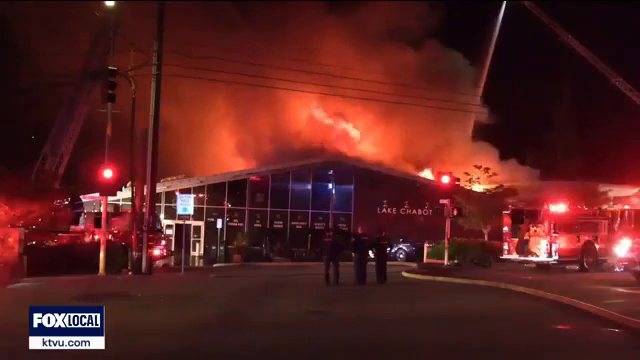
#> input picture frame 71 of backend/fire_video1.mp4, 640 x 360 px
$ python fire_detection_test.py
#> lines starting #> are read from the running program, lines starting #| are printed output that depends on the picture; after the words box and inside, x2 and y2 are one past the last pixel; in counts of white or black regions, pixels touching at a corner belong together
import cv2
import numpy as np

# Video file path for fire detection
VIDEO_SOURCE = "fire_video1.mp4"
cap = cv2.VideoCapture(VIDEO_SOURCE)

if not cap.isOpened():
    print("Error: Could not open video file")
    exit()

while True:
    ret, frame = cap.read()
#> frame is the input picture: shape (360, 640, 3); mean B, G, R 31.6, 33.4, 88.4
    if not ret:
        break  # End of video

    # Convert to HSV color space
    hsv = cv2.cvtColor(frame, cv2.COLOR_BGR2HSV)
#> hsv: shape (360, 640, 3); mean H, S, V 77.4, 176.7, 89.2

    # Define fire-like color range
    lower = np.array([0, 150, 150])
    upper = np.array([35, 255, 255])

    # Mask for fire pixels
    mask = cv2.inRange(hsv, lower, upper)
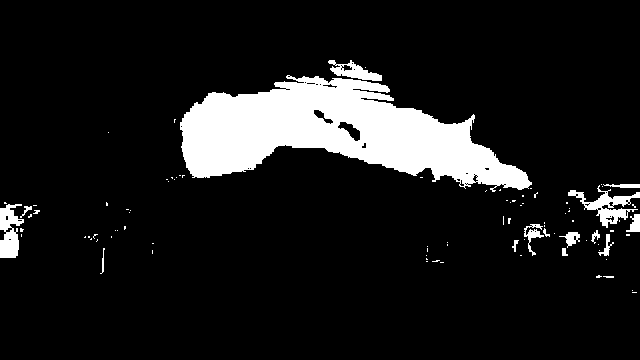
#> mask: shape (360, 640); 10.8% white; 92 white regions (77 under 20 px), largest, box (x1, y1, x2, y2) and area: (180, 75, 532, 192) 21361, (568, 185, 640, 228) 954, (0, 204, 24, 258) 832

    # Count fire pixels
    fire_pixels = cv2.countNonZero(mask)
#> fire_pixels = 24955

    # Highlight fire regions
    fire_detected_frame = cv2.bitwise_and(frame, frame, mask=mask)
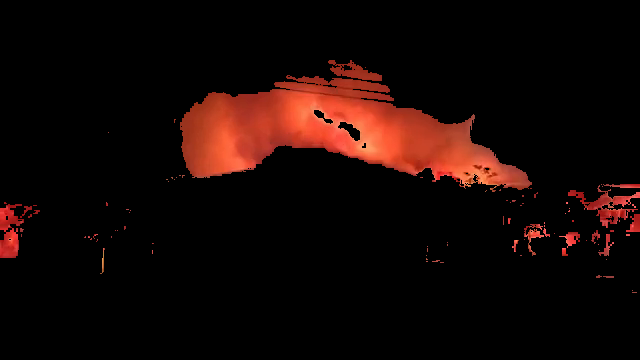
#> fire_detected_frame: shape (360, 640, 3); mean B, G, R 5, 7.5, 21.8

    # Add alert text if fire detected
    if fire_pixels > 500:  # Adjust threshold based on video
        cv2.putText(fire_detected_frame, "🔥 Fire Detected!", (10,50),
                    cv2.FONT_HERSHEY_SIMPLEX, 1, (0,0,255), 2)
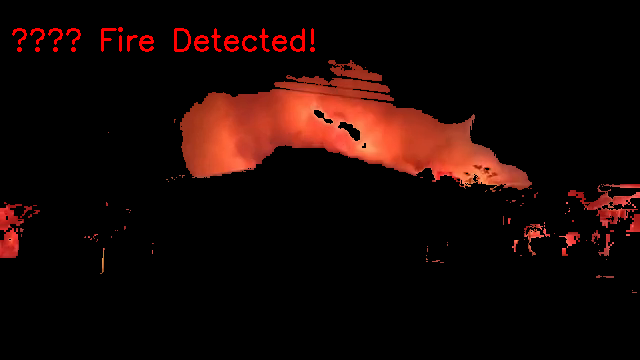
#> fire_detected_frame: shape (360, 640, 3); 0.88% of pixels changed, all inside (x1, y1, x2, y2) = (12, 27, 315, 52)

    # Display
    cv2.imshow("Fire Detection", fire_detected_frame)

    if cv2.waitKey(1) & 0xFF == ord('q'):
#> (key q is pressed here)
        break

cap.release()
cv2.destroyAllWindows()

$ run again, starting later in the video
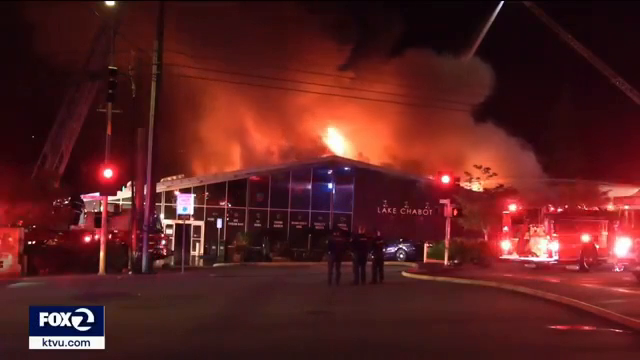
#> input picture frame 323 of backend/fire_video1.mp4, 640 x 360 px
#> frame is the input picture: shape (360, 640, 3); mean B, G, R 32.2, 32.5, 89.5
#> hsv: shape (360, 640, 3); mean H, S, V 97.2, 181.7, 90.1
#> `mask = cv2.inRange(hsv, lower, upper)`:
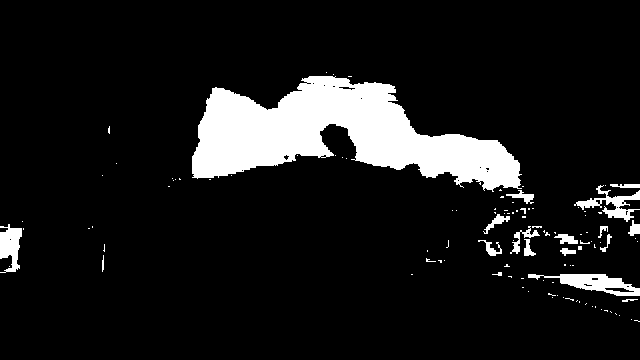
#> mask: shape (360, 640); 10.3% white; 110 white regions (92 under 20 px), largest, box (x1, y1, x2, y2) and area: (192, 76, 522, 192) 19436, (528, 274, 640, 296) 1105, (574, 185, 640, 222) 749
#> fire_pixels = 23710
#> `cv2.putText(fire_detected_frame, "🔥 Fire Detected!", (10,50), cv2.FONT..`:
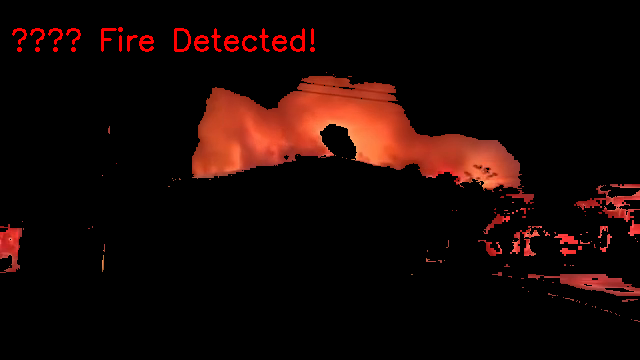
#> fire_detected_frame: shape (360, 640, 3); mean B, G, R 4.7, 7.2, 22.8

$ run again, starting later in the video
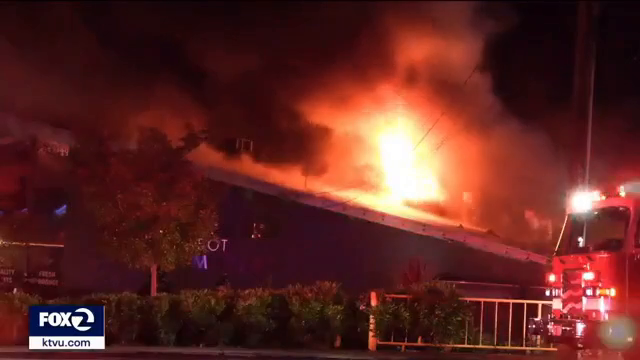
#> input picture frame 575 of backend/fire_video1.mp4, 640 x 360 px
#> frame is the input picture: shape (360, 640, 3); mean B, G, R 34.5, 38.4, 94.1
#> hsv: shape (360, 640, 3); mean H, S, V 92.4, 185.3, 94.6
#> `mask = cv2.inRange(hsv, lower, upper)`:
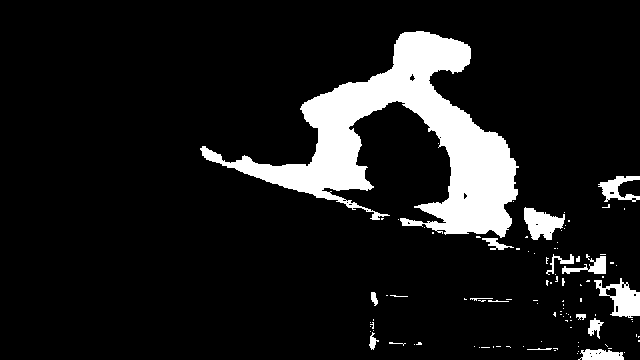
#> mask: shape (360, 640); 10.9% white; 102 white regions (84 under 20 px), largest, box (x1, y1, x2, y2) and area: (200, 31, 519, 238) 20956, (594, 278, 640, 318) 905, (524, 207, 565, 240) 822
#> fire_pixels = 25077
#> `cv2.putText(fire_detected_frame, "🔥 Fire Detected!", (10,50), cv2.FONT..`:
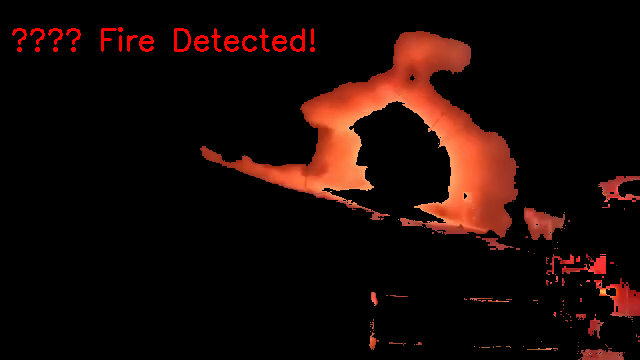
#> fire_detected_frame: shape (360, 640, 3); mean B, G, R 5.6, 8.7, 24.7
